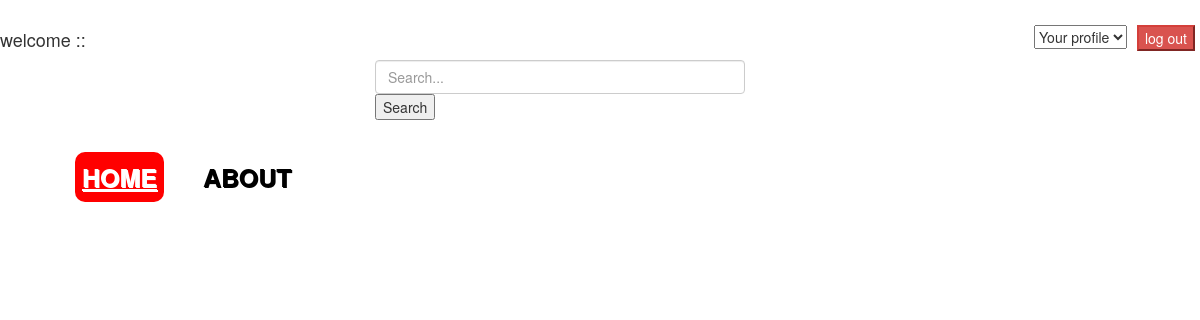
The app's page /view/profilepage.php?name=dr.maher&followstate=false, older data.
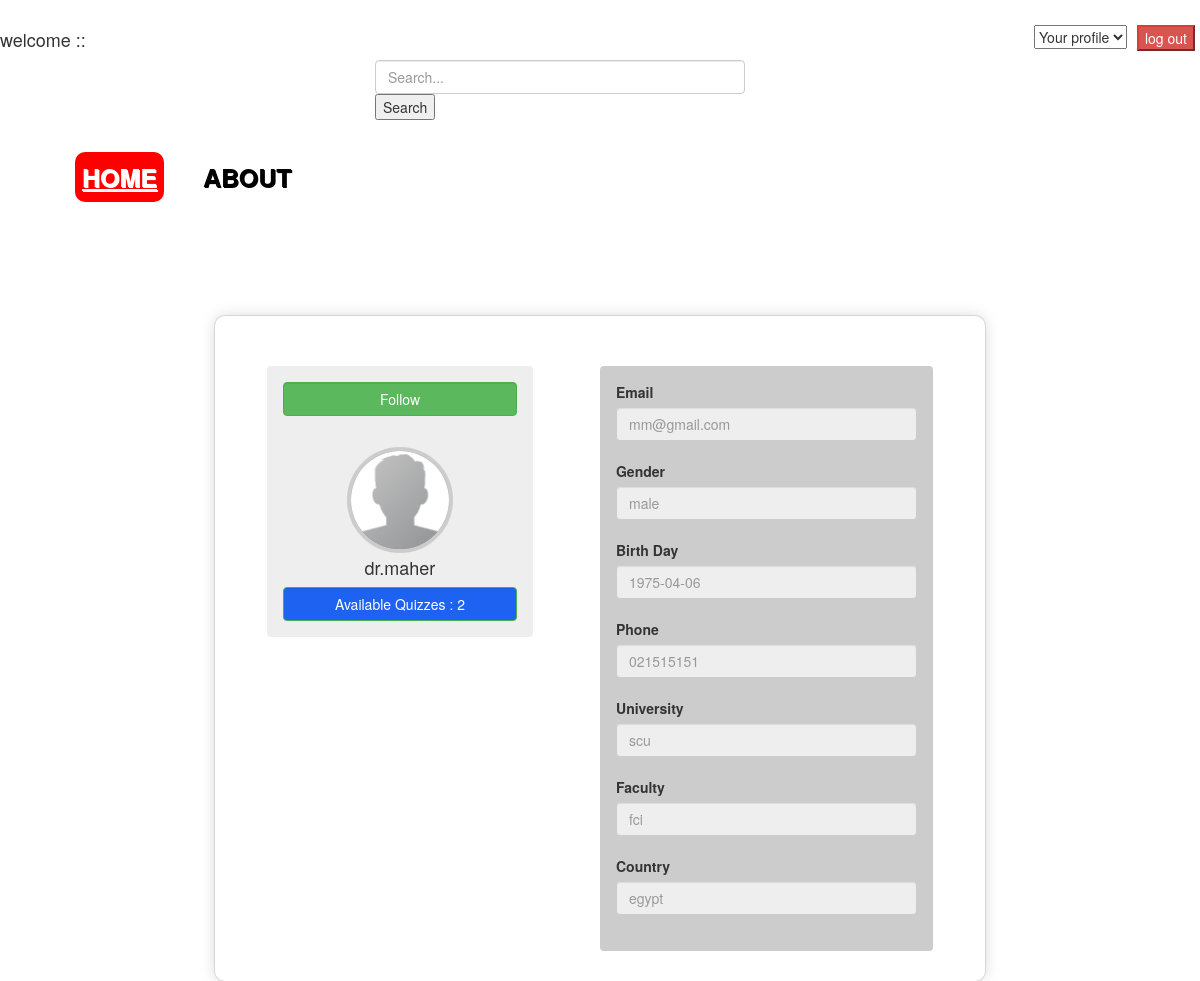
The same page, newer data.
### tables this page shows
CREATE TABLE `users` (
  `id` int(11) NOT NULL,
  `username` varchar(100) NOT NULL,
  `password` varchar(64) NOT NULL,
  `email` varchar(100) NOT NULL,
  `type` varchar(10) NOT NULL,
  `birth_day` date NOT NULL,
  `country` varchar(50) NOT NULL,
  `gender` varchar(6) NOT NULL,
  `phone` varchar(20) NOT NULL,
  `image` blob,
  `university` varchar(100) NOT NULL,
  `faculty` varchar(100) NOT NULL
);

### controller/MyProfileOperations.php (called while the page is built)
<?php
class MyProfileOperations {
    public static function getMyData($user) {
        include '../include/vars.php';
        $conn = new mysqli($host, $username, $password, $dbname);
        $query = "SELECT id, username, email, type, birth_day,country, gender, phone, image, university, faculty "
                . "FROM `users` WHERE username = '$user'";
        $result = mysqli_query($conn, $query);
        if (mysqli_error($conn)) {
            echo 'MyProfileOPerations Error !!';
            return NULL;
        } else {
            return $result;
        }
    }
}
?>

### include/vars.php (called while the page is built, shortened)
<?php
	$username  ="root";
?>

### controller/MyQuizzesOperations.php (called while the page is built, shortened)
<?php
class MyQuizzesOperations {
    public static function getMyQuizzes($doctorName) {
        include '../include/vars.php';
        $conn = new mysqli($host, $username, $password, $dbname);
        $query = "SELECT quiz_id, quiz_name, full_mark, date, password from quizzes "
                . "where doctor_name = '" . $doctorName . "'";
        $result = mysqli_query($conn, $query);
        if (mysqli_error($conn)) {
            echo 'My Quizzes OperationsError !!';
            return NULL;
        } else {
            return $result;
        }
    }
    public static function getMyQuizzesCount($doctorName) {
        $result = MyQuizzesOperations::getMyQuizzes($doctorName);
        $num = mysqli_num_rows($result);
        return $num;
    }
}
?>

### view/ProfilePage.php (the view, shortened to what this page needs)
<!doctype html>
<html lang="en">
    <head>
        <link href="../recources/css/bootstrap.css" rel="stylesheet" type="text/css"/>
        <link href="../recources/css/gsdk-bootstrap-wizard.css" rel="stylesheet" />
        <link href= "../recources/css/demo.css" rel="stylesheet" />
    </head>
    <body>
        <?php
        include './header.php';
        include '../controller/MyProfileOperations.php';
        include '../controller/HistoryOperations.php';
        include '../controller/MyQuizzesOperations.php';
        ?>
        <?php
        if (!isset($_GET['name'])) {
            $username = $_SESSION['username'];
        } else {
            $username = $_GET['name'];
        }
        $color = "";
        $followstate = "";
        if (isset($_GET['followstate'])) {
            if ($_GET['followstate'] == "true") {
                $followstate = "Unfollow";
                $color = "btn-danger";
            } else if ($_GET['followstate'] == "false") {
                $color = "btn-success";
                $followstate = "Follow";
            }
        }
        $result = MyProfileOperations::getMyData($username);
        if ($row = mysqli_fetch_array($result, 1)) {
            if ($row['type'] == 'doctor')
                $quizzesLink = "Available Quizzes : ";
            else if ($row['type'] == 'student')
                $quizzesLink = "History Quizzes : ";
            ?>
            <div class="container-fluid">
                <div class="row">
                    <div class="col-sm-8 col-sm-offset-2">
                        <div class="wizard-container">
                            <div class="card wizard-card " data-color="orange" id="wizardProfile">
                                <br>
                                <div class="row">
                                    <br>    <div style="background: #eee" class=" alert  col-sm-4 col-sm-offset-1">
                                        <div class="picture-container  ">
                                            <?php
                                            if ($_GET['name'] != $_SESSION['username'] && $_SESSION['usertype'] != "doctor" && $row['type'] != "student") {
                                                echo "  <button value=\"../controller/FollowingManager.php?outprofile=false&followname=$username \" onclick=\"location = this.value\" class=\"form-control col-sm-9 $color \"> $followstate </button>";
                                            } else {
                                            }
                                            ?>
                                            <br>
                                            <br>
                                            <br>
                                            <div class="picture">
                                                <img src="../recources/images/default-avatar.png" class="picture-src" id="wizardPicturePreview" title=""/>
                                            </div>
                                            <h4><?php echo $row['username']; ?></h4>
                                            <h4><u><?php
                                                    if ($row['type'] == 'doctor')
                                                        echo "<a style=\"background: #1D62F0\" class=\" form-control col-sm-9 btn-success\" href= \"myquizzes.php?name=" . $username . " \" >" . $quizzesLink . MyQuizzesOperations::getMyQuizzesCount($username) . "</a></u></h4>";
                                                    ?></u></h4>
                                        </div>
                                    </div>
                                    <div style="background: #ccc" class="alert col-lg-5 col-sm-offset-1">
                                        <label>Email </label>
                                        <input class="form-control" value="<?php echo $row['email']; ?>" class="form-control" name="email" readonly>
                                        <br>
                                        <label>Gender</label>
                                        <input class="form-control" value="<?php echo $row['gender']; ?>" name="gender" readonly>
                                        <br>
                                        <label>Birth Day</label>
                                        <input class="form-control" value="<?php echo $row['birth_day']; ?>" type="text" name="birth_day" readonly>
                                        <br>
                                        <label>Phone </label>
                                        <input class="form-control" value="<?php echo $row['phone']; ?>" name="phone" readonly>
                                        <br>
                                        <label>University </label>
                                        <input class="form-control" value="<?php echo $row['university']; ?>" name="university" readonly>
                                        <br>
                                        <label>Faculty </label>
                                        <input class="form-control" value="<?php echo $row['faculty']; ?>" name="faculty" readonly>
                                        <br>
                                        <label>Country</label>
                                        <input class="form-control" value="<?php echo $row['country']; ?>" name="country" readonly>
                                        <br>
                                    </div>
                                </div>
                            </div>
                        </div>
                    </div>
                </div>
            <?php } ?>
        </div>
    </body>
</html>

### view/header.php (shortened to what this page needs)
<header>
<link href="../recources/css/bootstrap.css" rel="stylesheet" type="text/css"/>
<link href="../recources/css/style1.css" rel="stylesheet" type="text/css"/><header>
<br>
<div class="log"> <button  value="login.php" class="btn-danger"onclick="location = this.value">log out</button></div>
<select   onchange="location = this.value;" class="log selectpicker col-lg-pull-8" data-style="btn-warning btn-success">
    <option value='profilepage.php?name=<?php echo $_SESSION['username']; ?>&followstate="false"&fromheader="true"'>Your profile</option>
</select>
<h4> welcome :: <?php echo $_SESSION['username'] ?> </h4>
<div  style="left: 30%" class="col-lg-4">
    <form action="searchPage.php" method="GET">
        <input  class="form-control" placeholder="Search..." class="form-control" name="search" >
        <input class="btm" type="submit" value="Search">
    </form>
</div>
<br>
<br><br><br>
<div class="nav">
    <div class="container">
        <ul>
            <li><a href="home.php" class="active" >HOME</a></li>
            <li><a href="<?php echo $secondTab . '.php' ?>" ><?php echo $secondTab ?></a></li>
            <li><a href="<?php echo $thirdTab . '.php' ?>"><?php echo $thirdTab ?></a></li>
            <li><a href="about.php">About</a></li>
        </ul>
    </div>
</div>
</header>

### recources/css/style1.css (style rules this page uses)
.log { float: right; margin: 5px; }
.nav { width:750px; margin:20px; }
.nav a { color:black; text-shadow:1px 1px; font-weight:bold; padding: 7px; text-transform:uppercase; font-size:25px; text-decoration:none; }
.nav ul { display:inline; }
.nav li { display:inline; }
.nav .active { background-color:red; border-radius: 10px; color: white; text-decoration:underline; }
.nav .container { text-align: left; }

Row changes from the older to the newer data that the page shows:
now on this page (row edited): users: username "dr.maher", type "Available Quizzes :", email "mm@gmail.com", gender "male", birth_day "1975-04-06", phone "021515151", university "scu", faculty "fci", country "egypt"
Text that changed along with them:
$followstate: (not shown) → "Follow"
MyQuizzesOperations::getMyQuizzesCount($username): (not shown) → "2"
text now shown: "Email Gender Birth Day Phone University Faculty Country"
